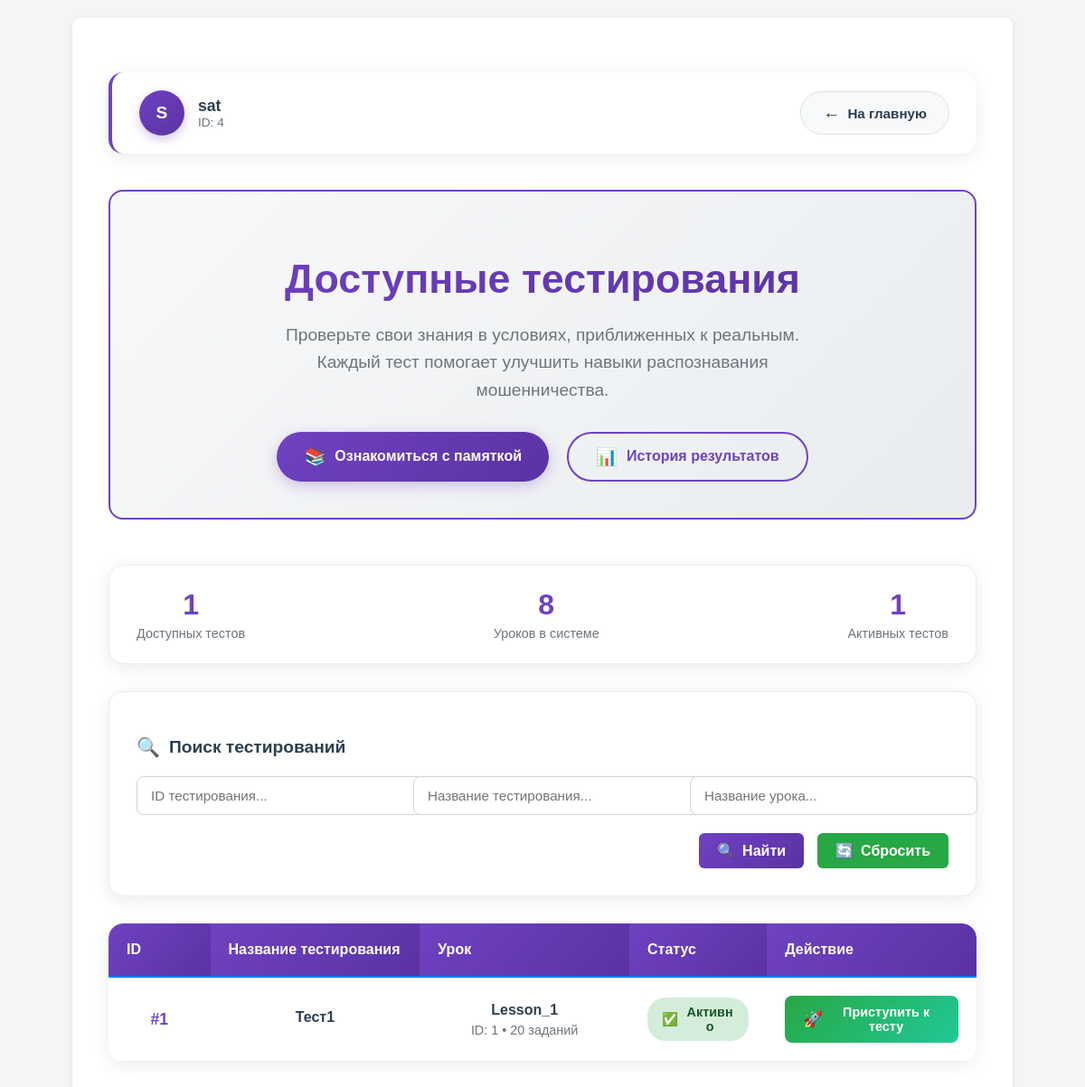
Page /test_room_preview (signed in) on the earlier database version.
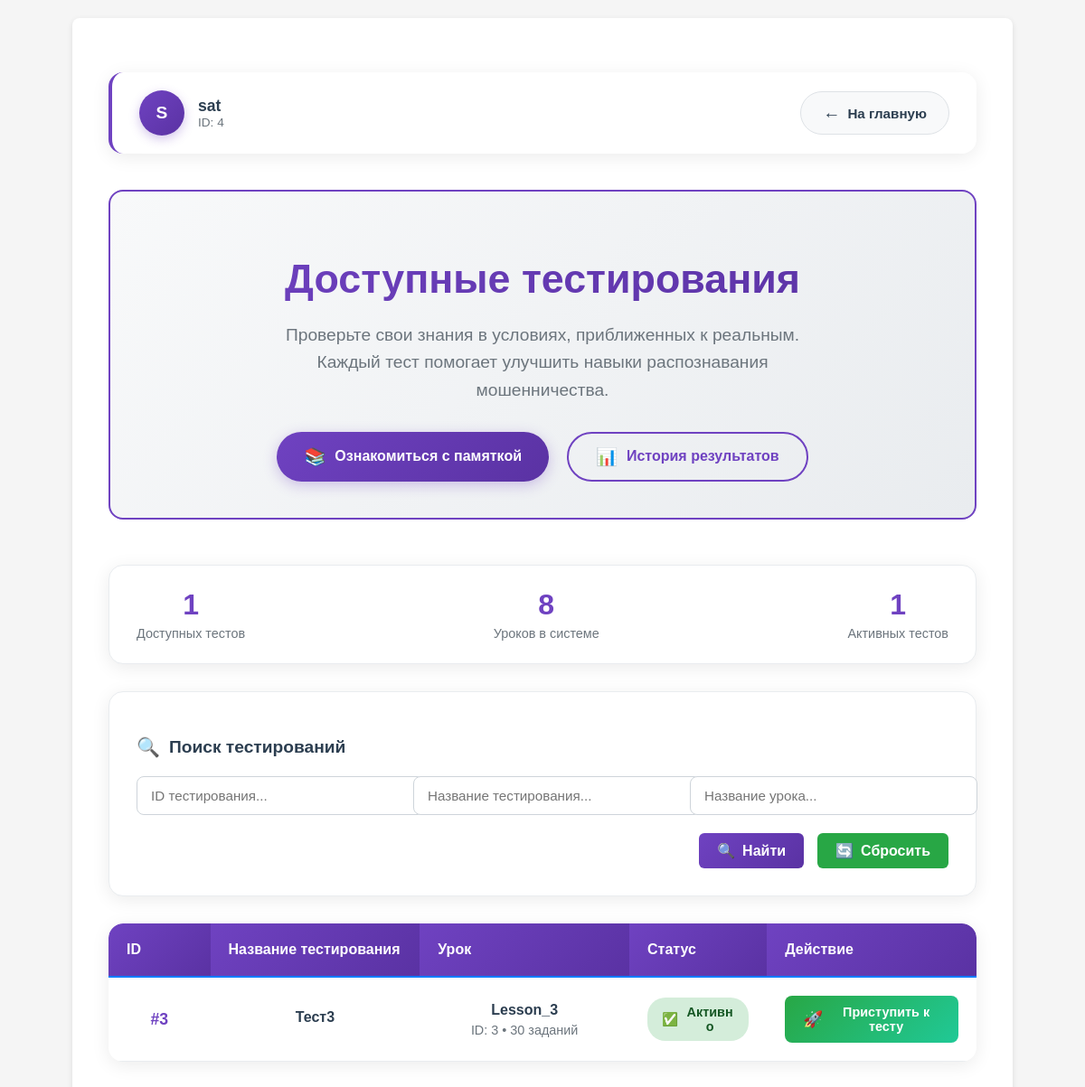
Same page on the later database version.
### app.py (models this page shows, shortened)
class Testing(db.Model):
    __tablename__ = 'Testings'
    id = db.Column(db.Integer, primary_key=True)
    name = db.Column(db.String(64), unique=True, nullable=False)
    status = db.Column(db.Boolean, nullable=False)
    lesson_id = db.Column(db.Integer, nullable=False)
    group_id = db.Column(db.JSON, nullable=False)

class Lesson(db.Model):
    __tablename__ = 'Lessons'
    id = db.Column(db.Integer, primary_key=True)
    name = db.Column(db.String(64), unique=True, nullable=False)
    time = db.Column(db.Integer, nullable=False)
    price_correct = db.Column(db.Integer, default=1)
    price_wrong = db.Column(db.Integer, default=-1)
    questions = db.Column(db.JSON, nullable=False)

### app.py (the view)
@app.route('/test_room_preview')
def test_room_preview():
    curent_user = User.query.filter(
        User.username.ilike(
            session.get('curent_user')
        )
    ).first()
    testings_all = Testing.query.order_by(Testing.id).all()
    testings = list()
    user_results = Result.query.filter_by(user_id=curent_user.id).all()
    for test in testings_all:
        groups = test.group_id
        for group_id in groups:
            group = Group.query.get_or_404(group_id)
            users = group.users
            user_result = [r for r in user_results if r.testing_id == test.id]
            if curent_user.id in users and len(user_result) == 0:
                testings.append(test)
    lessons = Lesson.query.order_by(Lesson.id).all()
    lessons_dict = {lesson.id: lesson for lesson in lessons}
    return render_template('test_room_preview.html',
                           user=curent_user,
                           testings=testings,
                           lessons_dict=lessons_dict)

### app.py (called while the page is built)
@login_manager.user_loader
def load_user(user_id):
    return User.query.get(int(user_id))

### templates/test_room_preview.html (shortened to what the changed rows need)
{% extends 'base.html' %}
{% block content %}
<div class="testing-container">
    <div class="header-section">
        <h1 class="header-title">Доступные тестирования</h1>
    </div>
    {% if testings|length > 0 %}
    <div class="testing-table-container">
        <div class="table-scroll">
            <table class="testing-table">
                <thead>
                    <tr>
                        <th style="width: 10%">ID</th>
                        <th style="width: 25%">Название тестирования</th>
                        <th style="width: 25%">Урок</th>
                        <th style="width: 15%">Статус</th>
                        <th style="width: 25%">Действие</th>
                    </tr>
                </thead>
                <tbody id="scrollTableBody">
                    {% for t in testings %}
                    <tr class="scroll-testing-row">
                        <td>
                            <div class="testing-id">#{{ t.id }}</div>
                        </td>
                        <td>
                            <div class="testing-name">{{ t.name }}</div>
                        </td>
                        <td>
                            {% set lesson = lessons_dict.get(t.lesson_id) %}
                            {% if lesson %}
                                <div class="testing-name">{{ lesson.name }}</div>
                                <div class="lesson-info">
                                    ID: {{ lesson.id }} • {{ lesson.questions|length }} заданий
                                </div>
                            {% else %}
                                <div style="color: #dc3545; font-weight: 600;">
                                    <span style="font-size: 0.9rem;">⚠️</span> Урок удален
                                </div>
                                <div class="lesson-info">ID: {{ t.lesson_id }}</div>
                            {% endif %}
                        </td>
                        <td>
                            <span class="status-badge status-active">
                                <span style="font-size: 0.9rem;">✅</span>
                                Активно
                            </span>
                        </td>
                        <td>
                            <form method="get" action="{{ url_for('test_room', test=t.id, step=0) }}"
                                  style="margin: 0;">
                                <button type="submit" class="start-button">
                                    <span style="font-size: 1.1rem;">🚀</span>
                                    Приступить к тесту
                                </button>
                            </form>
                        </td>
                    </tr>
                    {% endfor %}
                </tbody>
            </table>
        </div>
    </div>
    {% endif %}
</div>
{% endblock %}
{% set show_footer = False %}

Differences in the rows shown:
no longer on this page (row unchanged): Testing: id "1", name "Тест1", questions|length "20"
no longer on this page (row unchanged): Lesson: name "Lesson_1", id "1"
now on this page (row edited): Testing: id "3", name "Тест3", questions|length "30"
now on this page (row unchanged): Lesson: name "Lesson_3", id "3"
